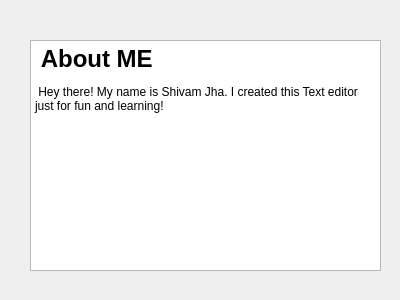
<?xml version="1.0" encoding="UTF-8"?>
<ui version="4.0">
 <class>About</class>
 <widget class="QDialog" name="About">
  <property name="geometry">
   <rect>
    <x>0</x>
    <y>0</y>
    <width>400</width>
    <height>300</height>
   </rect>
  </property>
  <property name="windowTitle">
   <string>Dialog</string>
  </property>
  <widget class="QTextBrowser" name="textBrowser">
   <property name="geometry">
    <rect>
     <x>30</x>
     <y>40</y>
     <width>351</width>
     <height>231</height>
    </rect>
   </property>
   <property name="html">
    <string>&lt;!DOCTYPE HTML PUBLIC &quot;-//W3C//DTD HTML 4.0//EN&quot; &quot;http://www.w3.org/TR/REC-html40/strict.dtd&quot;&gt;
&lt;html&gt;&lt;head&gt;&lt;meta name=&quot;qrichtext&quot; content=&quot;1&quot; /&gt;&lt;style type=&quot;text/css&quot;&gt;
p, li { white-space: pre-wrap; }
&lt;/style&gt;&lt;/head&gt;&lt;body style=&quot; font-family:'Sans Serif'; font-size:9pt; font-weight:400; font-style:normal;&quot;&gt;
&lt;p style=&quot; margin-top:18px; margin-bottom:12px; margin-left:0px; margin-right:0px; -qt-block-indent:0; text-indent:0px;&quot;&gt;&lt;span style=&quot; font-size:xx-large; font-weight:600;&quot;&gt; About ME &lt;/span&gt;&lt;/p&gt;
&lt;p style=&quot; margin-top:12px; margin-bottom:12px; margin-left:0px; margin-right:0px; -qt-block-indent:0; text-indent:0px;&quot;&gt; Hey there! My name is Shivam Jha. I created this Text editor just for fun and learning! &lt;/p&gt;&lt;/body&gt;&lt;/html&gt;</string>
   </property>
  </widget>
 </widget>
 <resources/>
 <connections/>
</ui>
